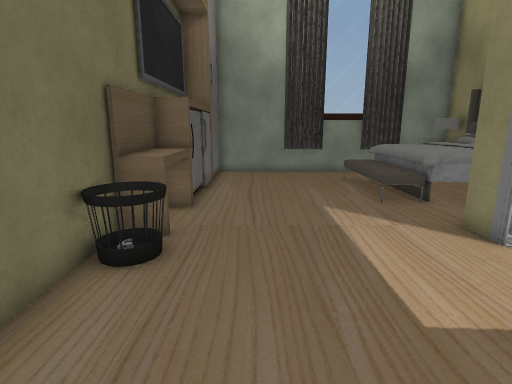
View 1 (above)

12 first-person views from a walk through a scene from a Unity 3-D project. The camera is 1.3 m above the floor, tilts 12° down and sees 80° across. The floor is counted in squares, 0.5 m on a side. Each view is taken from the middle of a square. On the plan, view 1 faces up. The plan holds only what a view shows up to about 20 squares ahead; the rest is blank. The place goes on beyond the plan. The player is left out. Door leaves are left out, so doorways stand open. Some surface patterns are stand-ins.

View 2
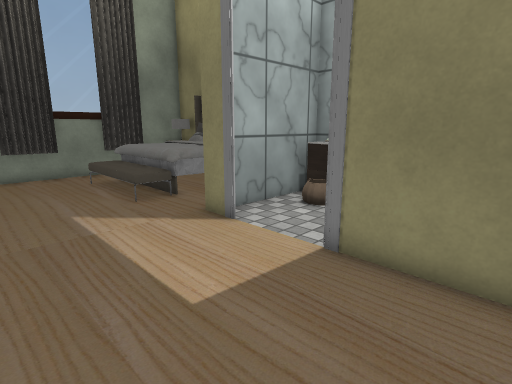

View 3
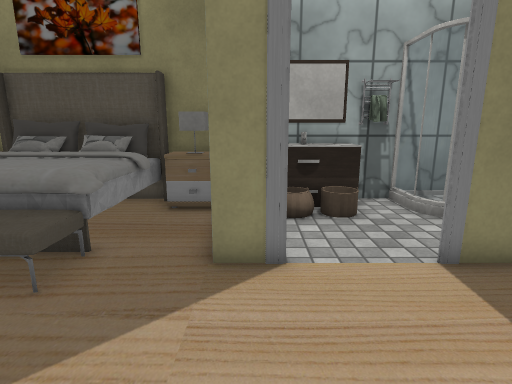

View 4
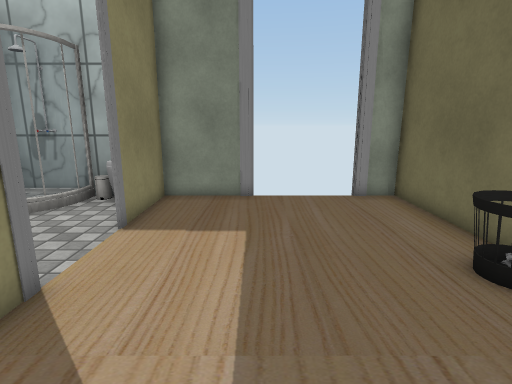

View 5
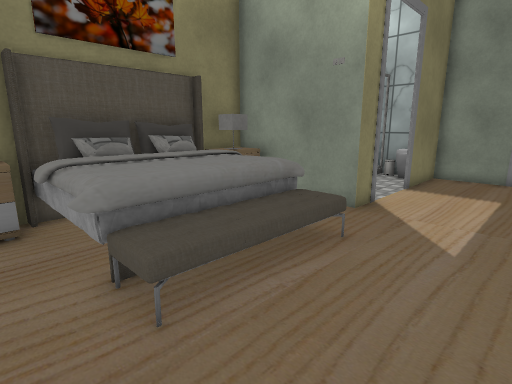

View 6
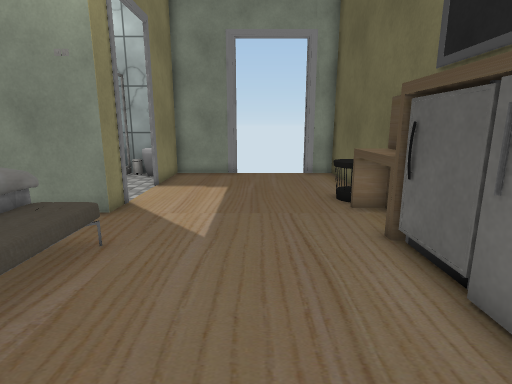

View 7
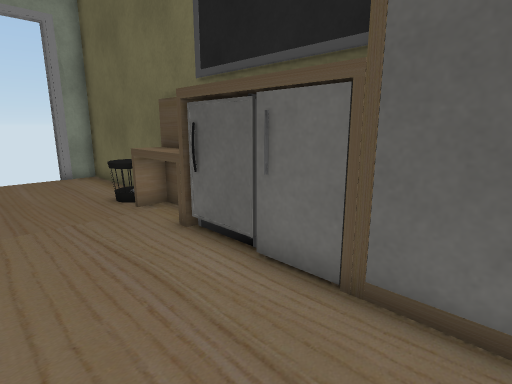

View 8
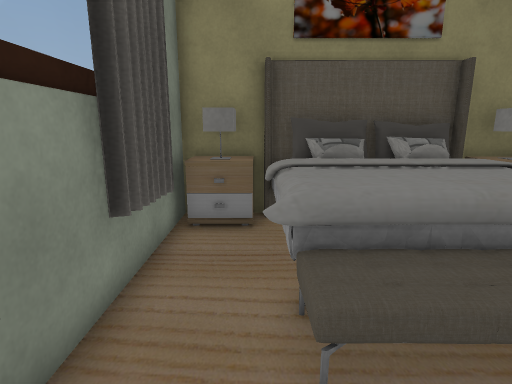

View 9
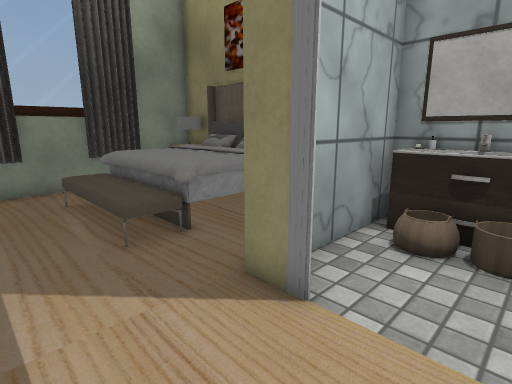

View 10
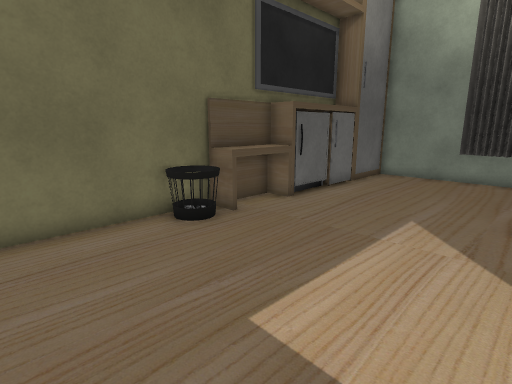

View 11
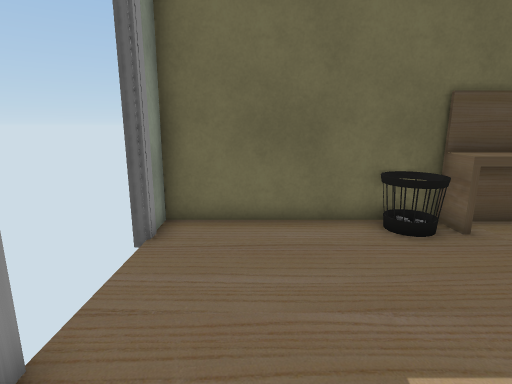

View 12
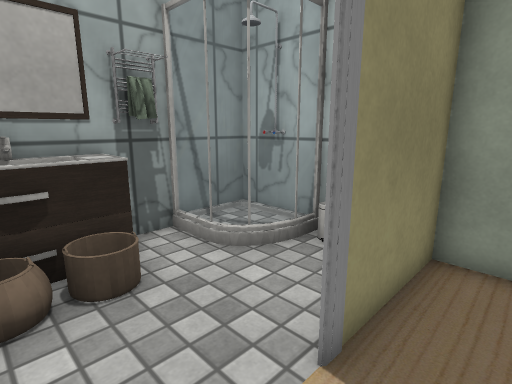

### Floor plan
Key: @ floor where view 1 was taken; # wall or solid block; . floor; / step, stairs or slope; D open door; = window, fence, low wall or low ledge; ^ raised ledge; v drop or lower ground; O other object.
Columns run from 4 left of view 1 to 11 right of it. Each row starts with its distance up from view 1.
 18   #####OOOOO####
 17   #...........OO
 16   #.......OOOOO
 15   #......//   O#
 14   #......//    O
 13   #......//   O#
 12   #......//    O
 11   #......//    O
 10  ##.......=..vO#
  9  ^^...........O#
  8  ^^.......######
  7 #OO.......#...OO
  6 #OO......DD...OO
  5 #OO......DD...OO
  4 ##.......DD...OO
  3 ##........#....O
  2  #........#..OO#
  1  #........OO=O.#
  0  # .@.....OOOOO#
 -1  ##DDDD#########

Where each view was taken, in squares from view 1:
view 1: 0 up, 0 right, facing up
view 2: 0 up, 0 right, facing up-right
view 3: 7 up, 0 right, facing right
view 4: 11 up, 2 right, facing down
view 5: 17 up, 1 right, facing down-right
view 6: 17 up, 1 right, facing down
view 7: 17 up, 2 right, facing down-left
view 8: 16 up, 2 right, facing right
view 9: 4 up, 2 right, facing up-right
view 10: 1 up, 5 right, facing up-left
view 11: 2 up, 5 right, facing left
view 12: 6 up, 4 right, facing down-right
